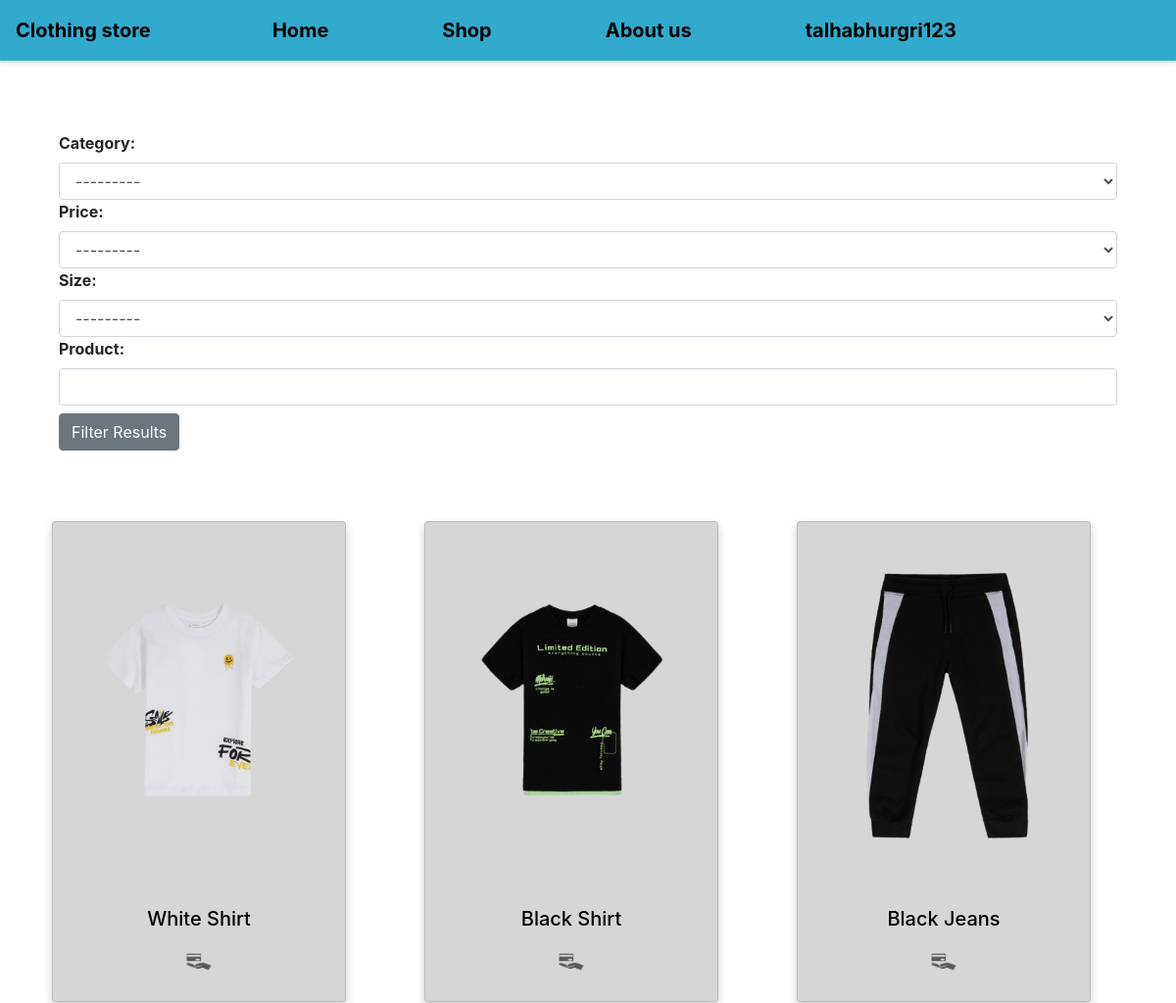
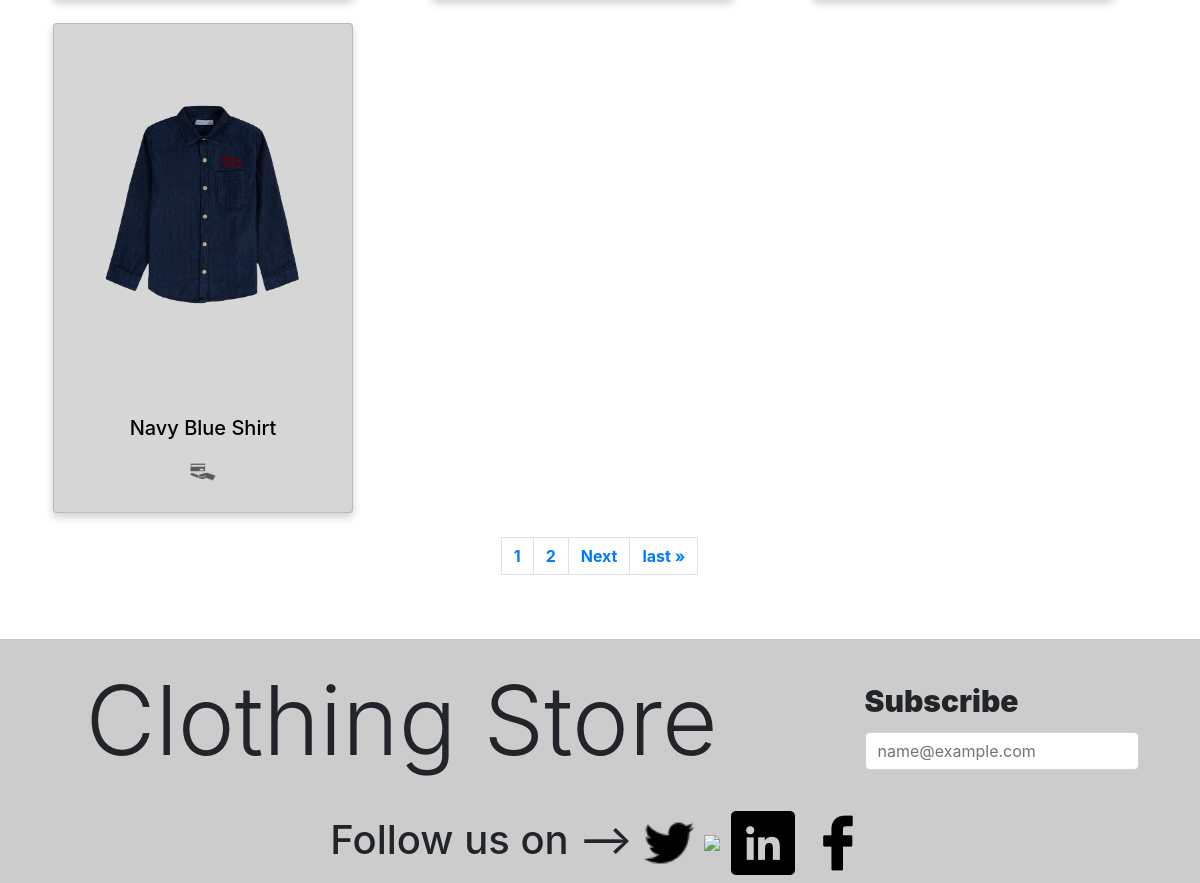
/products (signed in), run on the app's committed database (2 pictures, top to bottom).
### clothingstore/models.py (models this page shows, shortened)
class Product(models.Model):
    categories = (
        ('shirt', 'shirt'),
        ('jeans', 'jeans'),
        ('shoes', 'shoes'),
    )
    size = (
        ('small', 'small'), ('medium', 'medium'), ('large', 'large')
    )
    product_name = models.CharField(max_length=30, blank=False)
    product_category = models.CharField(max_length=14, choices=categories, blank=False) # noqa
    product_price = models.IntegerField(blank=False)
    product_size = models.CharField(max_length=15, choices=size, blank=False, default="medium") # noqa
    product_quantity = models.IntegerField(blank=False)
    product_pic = models.ImageField(null=False, blank=False)
    date_created = models.DateTimeField(auto_now_add=True)

### clothingstore/views.py (the view)
# urls.py: path('products', views.products, name='products'),
@login_required(login_url='login')
def products(request):
    all_products = Product.objects.all()
    product_listing = ProductFilter(request.GET, all_products)
    paginator = Paginator(product_listing.qs, 4)
    page_number = request.GET.get('page')
    productsFinalListing = paginator.get_page(page_number)
    context = {'product_listing': product_listing, 'productsFinalListing': productsFinalListing, 'num_of_products': range(1, paginator.num_pages+1)} # noQA
    return render(request, 'clothingstore/products.html', context)

### clothingstore/templates/clothingstore/products.html (shortened to what this page needs)
{% extends 'clothingstore/index.html'%}
{%load static%}
{% load crispy_forms_tags %}
{% load widget_tweaks %}
{%block head%}
<link rel="stylesheet" href="{%static 'css/home.css'%}">
{%endblock%}
{%block content%}
{%include 'clothingstore/navbar.html'%}
<section>
    <div class="container my-5">
        <div class="container">
            <div class="row d-inline text-end  m-3">
                <form method="GET" action="{%url 'products' %}">
                    {{product_listing.form }}
                    <button type="submit" class="btn btn-secondary mt-2">Filter Results</button>
                </form>
            </div>
        </div>
    </div>
</section>
<section>
    <div class="container my-5" id="cardcontainer">
        <div class="row d-flex" id="product-row">
            {% for product in productsFinalListing %}
            <div class="col col-lg-4 col-md-4">
                <div class="card mx-2 mb-4">
                    <img src={{product.product_pic.url}} class="card-img-top card-image" alt="...">
                    <div class="card-body">
                        <h5 class="card-title text-center">{{product.product_name}}</h5>
                        <div class="addtocard-button text-center">
                            <a href="{%url 'product' product.id %}"><img class="addtocart"
                                    src="{%static 'images/addtocart.png'%}"></a>
                        </div>
                    </div>
                </div>
            </div>
            {% endfor %}
        </div>
        <nav class="d-flex justify-content-center">
            <ul class="pagination ">
              {%for page in num_of_products%}
              <li class="page-item"><a class="page-link" href="?page={{page}}">{{page}}</a></li>
              {%endfor%}
              {% if productsFinalListing.has_next %}
              <a class="page-link" href="?page={{productsFinalListing.next_page_number}}">Next</a>
              <a class="page-link" href="?page={{ productsFinalListing.paginator.num_pages }}">last &raquo;</a>
              {%endif%}
            </ul>
          </nav>
           </div>
</section>
{%include 'clothingstore/footer.html'%}
{%endblock%}

### clothingstore/templates/clothingstore/index.html (shortened to what this page needs)
<!DOCTYPE html>
<html lang="en">
<head>
    <link rel="stylesheet" href="https://cdn.jsdelivr.net/npm/bootstrap@4.0.0/dist/css/bootstrap.min.css"> {%block head%} {%endblock%}
</head>
<body>
    {%block content%} {%endblock%}
</body>
</html>

### clothingstore/templates/clothingstore/navbar.html (shortened to what this page needs)
{%load static%}
<header>
    <nav class="navbar  navbar-expand-lg  ">
        <a class="navbar-brand" href="#">Clothing store</a>
        <div class="collapse navbar-collapse" id="navbarSupportedContent">
            <ul class="navbar-nav mr-auto">
                <li class="nav-item ">
                    <a class="nav-link" href="{%url 'home'%}">Home <span class="sr-only">(current)</span></a>
                </li>
                <li class="nav-item">
                    <a class="nav-link" href="{%url 'products'%}">Shop</a>
                </li>
                <li class="nav-item">
                    <a class="nav-link" href="#">About us</a>
                </li>
                <li class="nav-item">
                    <a class="nav-link" href="{%url 'customerProfile' request.user.id%}">{{request.user.username}}</a>
                </li>
        </div>
    </nav>
</header>

### clothingstore/templates/clothingstore/footer.html
{%load static%}
<footer>
    <div class="container-fluid" style="background-color:#ccc; ">
        <div class="row d-flex align-items-center justify-content-around ">
            <div class="logo p-4">
                <h3 class="display-1">Clothing Store</h3>
            </div>
            <form>
                <label for="exampleFormControlInput1" class="form-label" style="font-size:30px; font-weight:bolder;">Subscribe</label>
                <input type="email" class="form-control" id="exampleFormControlInput1" placeholder="name@example.com">
            </form>
        </div>
        <div class=" title row d-flex justify-content-around ">
            <div class="socialmedia d-flex">
                <h1><span class="title-word title-word-1">Follow</span> <span class="title-word title-word-2">us</span> <span class="title-word title-word-3"> on</span> <span class="title-word title-word-4">--></span> <img src="{%static 'images/twitter.png'%}"
                        height="50px"> <img src="{%static 'images/instagram.png'%}"> <img src="{%static 'images/linkedin.png'%}"> <img src="{%static 'images/facebook.png'%}"></h1>
            </div>
        </div>
    </div>
</footer>

### static/css/home.css (style rules this page uses)
body, html { margin: 0; padding: 0; font-weight: bold; width: 100%; height: 100%; overflow-x: hidden; }
.navbar a { color: #000000; }
.navbar { background-color: #31AACD; font-size : 20px; box-shadow: 0 2px 5px 0 rgba(0,0,0,0.16); }
.navbar .navbar-nav { margin: 0 auto; }
.nav-item .nav-link { margin-right : 100px; }
.logo { padding-bottom: 20px; }
.card .addtocart { width: 50px; height: 40px; }
.card { background-color: rgb(214, 214, 214);; color: black; box-shadow: 0 4px 8px 0 rgba(0, 0, 0, 0.2); transition: 0.3s; width: 300px; }
.card-image { object-position: center; object-fit : contain; }
.title-word { animation: color-animation 4s linear infinite; }
.title-word-1 { --color-1: #DF8453; --color-2: #3D8DAE; --color-3: #E4A9A8; }
.title-word-2 { --color-1: #DBAD4A; --color-2: #ACCFCB; --color-3: #17494D; }
.title-word-3 { --color-1: #ACCFCB; --color-2: #E4A9A8; --color-3: #ACCFCB; }
.title-word-4 { --color-1: #3D8DAE; --color-2: #DF8453; --color-3: #E4A9A8; }

### data on the page
Product: product_pic (picture), product_name "White Shirt"
Product: product_pic (picture), product_name "Black Shirt"
Product: product_pic (picture), product_name "Black Jeans"
Product: product_pic (picture), product_name "Navy Blue Shirt"

### other printed values
{{ request.user.username }} "talhabhurgri123"
{{ page }} "1" "2"
